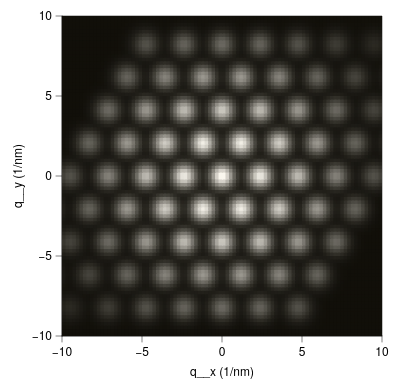

Write a Vega-Lite specification for this figure.
### Vega-Lite specification from a JSON file in a GitHub repository (floating-point values rounded to 4 significant figures; data arrays with more than 128 entries replaced by an {"elided": "..."} marker saying what was removed)
{"background": null, "config": {"arc": {"fill": "#DBDBDB", "fillOpacity": 1.0, "innerRadius": 40.0, "padAngle": 0.03, "stroke": "black", "strokeOpacity": 1, "strokeWidth": 0.25}, "area": {"fill": "#DBDBDB", "fillOpacity": 1.0, "stroke": "black", "strokeOpacity": 1, "strokeWidth": 0.25}, "axis": {"domain": true, "domainCap": "round", "domainColor": "black", "domainWidth": 0.25, "grid": false, "gridCap": "round", "gridColor": "#F1F1F1", "gridDash": [0, 0], "gridOpacity": 1.0, "gridWidth": 0.25, "labelColor": "black", "labelFont": "Helvetica Neue, HelveticaNeue, Helvetica, Arial, sans-serif", "labelFontSize": 6, "labelFontStyle": "normal", "labelFontWeight": 400, "offset": 0, "ticks": true, "tickCap": "round", "tickColor": "black", "tickRound": false, "tickSize": 3, "tickWidth": 0.25, "titleColor": "black", "titleFont": "Helvetica Neue, HelveticaNeue, Helvetica, Arial, sans-serif", "titleFontSize": 6, "titleFontStyle": "normal", "titleFontWeight": 400}, "axisX": {"domain": true, "labelAlign": "center", "labelAngle": 0, "labels": true, "ticks": true, "translate": 0}, "axisY": {"domain": true, "labelAlign": "right", "labelAngle": 0, "labels": true, "ticks": true, "translate": 0}, "axisRight": {"domain": true, "labelAlign": "left", "labelAngle": 0, "labels": true, "ticks": true, "translate": 0}, "axisTop": {"domain": true, "labelAlign": "center", "labelAngle": 0, "labels": true, "ticks": true, "translate": 0}, "axisBand": {"tickOffset": 0}, "bar": {"fill": "#DBDBDB", "fillOpacity": 1.0, "stroke": "black", "strokeOpacity": 1, "strokeWidth": 0.25}, "boxplot": {"size": 14.4, "ticks": {"cornerRadius": 0.25, "fill": "black", "opacity": 1, "size": 7.2, "thickness": 0.25}, "box": {"fillOpacity": 1.0, "stroke": "black", "strokeOpacity": 1, "strokeWidth": 0.25}, "median": {"cornerRadius": 0, "fill": "black", "fillOpacity": 1.0, "opacity": 1, "size": 14.4, "thickness": 0.25}, "rule": {"fill": "black", "fillOpacity": 1.0, "size": 16.0, "stroke": "black", "strokeDash": [0, 0], "strokeOpacity": 1, "strokeWidth": 0.25}, "outliers": {"color": "black", "fill": "black", "fillOpacity": 1.0, "size": 0, "stroke": "black", "strokeOpacity": 1, "strokeWidth": 0.25}}, "circle": {"fill": "black", "fillOpacity": 1.0, "size": 2.0, "stroke": null, "strokeOpacity": 1, "strokeWidth": 0.25}, "errorband": {"band": {"fillOpacity": 0.6, "stroke": null, "strokeWidth": 0.25, "strokeOpacity": 1}, "borders": {"opacity": 0, "strokeOpacity": 1, "strokeWidth": 0.25}}, "errorbar": {"opacity": 1, "rule": {"strokeDash": [0, 0], "strokeWidth": 0.25}, "ticks": {"color": "black", "cornerRadius": 0.125, "opacity": 1, "size": 9.6, "thickness": 0.25}, "thickness": 0.25}, "font": "Helvetica Neue, HelveticaNeue, Helvetica, Arial, sans-serif", "geoshape": {"fill": "#DBDBDB", "fillOpacity": 1.0, "stroke": "black", "strokeOpacity": 1, "strokeWidth": 0.25}, "header": {"labelColor": "black", "labelFont": "Helvetica Neue, HelveticaNeue, Helvetica, Arial, sans-serif", "labelFontSize": 6, "labelFontStyle": "normal", "labelFontWeight": 400, "titleColor": "black", "titleFont": "Helvetica Neue, HelveticaNeue, Helvetica, Arial, sans-serif", "titleFontSize": 6, "titleFontStyle": "normal", "titleFontWeight": 400, "titlePadding": 0}, "legend": {"disable": false, "offset": 4.5, "titlePadding": 4, "labelOffset": 2, "gradientLabelOffset": 2, "columnPadding": 4, "rowPadding": 2, "gradientLength": 80.0, "gradientThickness": 8.0, "gradientOpacity": 1.0, "gradientStrokeColor": "black", "gradientStrokeWidth": 0.25, "labelColor": "black", "labelFont": "Helvetica Neue, HelveticaNeue, Helvetica, Arial, sans-serif", "labelFontSize": 6, "labelFontStyle": "normal", "labelFontWeight": 400, "strokeColor": "black", "strokeWidth": 0, "symbolSize": 36, "symbolStrokeColor": "black", "symbolStrokeWidth": 0.25, "titleColor": "black", "titleFont": "Helvetica Neue, HelveticaNeue, Helvetica, Arial, sans-serif", "titleFontSize": 6, "titleFontStyle": "normal", "titleFontWeight": 400}, "line": {"color": "black", "stroke": "black", "strokeCap": "butt", "strokeDash": [0, 0], "strokeOpacity": 1, "strokeWidth": 0.5}, "point": {"filled": true, "fill": "#DBDBDB", "fillOpacity": 1.0, "size": 8.0, "stroke": "black", "strokeOpacity": 1, "strokeWidth": 0.25}, "range": {"category": ["#B2B2B2", "#4A7CD3", "#008542", "#664CAF", "#509F98", "#636363", "#284F93", "#005226", "#382864", "#285753"], "diverging": {"scheme": ["#443E60", "#5F597E", "#7C759B", "#9994B6", "#B7B4CC", "#D6D5DC", "#F6F6F6", "#D1DAD9", "#A4C2BF", "#7AA9A4", "#578E89", "#37736E", "#1B5954"]}, "heatmap": {"scheme": ["#110F09", "#22201A", "#34322B", "#47453E", "#5B5951", "#706D66", "#86837B", "#9C9991", "#B2AFA7", "#CAC7BE", "#E1DED6", "#FAF7EE"]}, "ordinal": {"scheme": ["#F1F1F1", "#DBDBDB", "#C6C6C6", "#B2B2B2", "#9D9D9D", "#898989", "#767676", "#636363", "#515151", "#404040", "#2F2F2F", "#1F1F1F"]}, "ramp": {"scheme": ["#440154", "#472270", "#433E82", "#38598C", "#2C728E", "#238A8D", "#24A086", "#39B578", "#5DC862", "#96D646", "#CAE02D", "#FDE724"]}}, "rule": {"color": "black", "stroke": "black", "strokeCap": "round", "strokeDash": [2, 2], "strokeOpacity": 1, "strokeWidth": 0.25}, "scale": {"barBandPaddingInner": 0.1, "rectBandPaddingInner": 0, "tickBandPaddingInner": 0.1, "bandPaddingOuter": 0.1, "bandWithNestedOffsetPaddingInner": 0.2, "bandWithNestedOffsetPaddingOuter": 0.2, "offsetBandPaddingInner": 0, "offsetBandPaddingOuter": 0, "round": false}, "rect": {"fill": "#DBDBDB", "fillOpacity": 1.0, "stroke": "black", "strokeOpacity": 1, "strokeWidth": 0.25}, "square": {"fill": "#DBDBDB", "fillOpacity": 1.0, "size": 16.0, "stroke": "black", "strokeOpacity": 1, "strokeWidth": 0.25}, "text": {"color": "black", "font": "Helvetica Neue, HelveticaNeue, Helvetica, Arial, sans-serif", "fontSize": 6, "fontStyle": "normal", "fontWeight": 400}, "tick": {"color": "black", "cornerRadius": 0.125, "opacity": 1.0, "size": 14.4, "thickness": 0.25}, "title": {"anchor": "middle", "frame": "group", "color": "black", "font": "Helvetica Neue, HelveticaNeue, Helvetica, Arial, sans-serif", "fontSize": 6, "fontStyle": "normal", "fontWeight": 400, "subtitleColor": "black", "subtitleFont": "Helvetica Neue, HelveticaNeue, Helvetica, Arial, sans-serif", "subtitleFontSize": 6, "subtitleFontStyle": "normal", "subtitleFontWeight": 400}, "trail": {"color": "black", "opacity": 1, "size": 0.5}, "view": {"continuousWidth": 160, "continuousHeight": 160, "discreteWidth": 160, "discreteHeight": 160, "fill": null, "stroke": "black", "strokeWidth": 0.25}}, "data": {"name": "data-65c2759bbe32702c2aa5c2d7ff971fdd"}, "mark": {"type": "rect", "clip": true, "stroke": null}, "encoding": {"color": {"field": "I", "legend": null, "title": null, "type": "quantitative"}, "x": {"field": "x0", "scale": {"domain": [-10.0, 10.0], "nice": false}, "title": "q__x (1/nm)", "type": "quantitative"}, "x2": {"field": "x1"}, "y": {"field": "y0", "scale": {"domain": [-10.0, 10.0], "nice": false}, "title": "q__y (1/nm)", "type": "quantitative"}, "y2": {"field": "y1"}}, "$schema": "https://vega.github.io/schema/vega-lite/v6.4.1.json", "datasets": {"data-65c2759bbe32702c2aa5c2d7ff971fdd": {"elided": "8464 records"}}}
